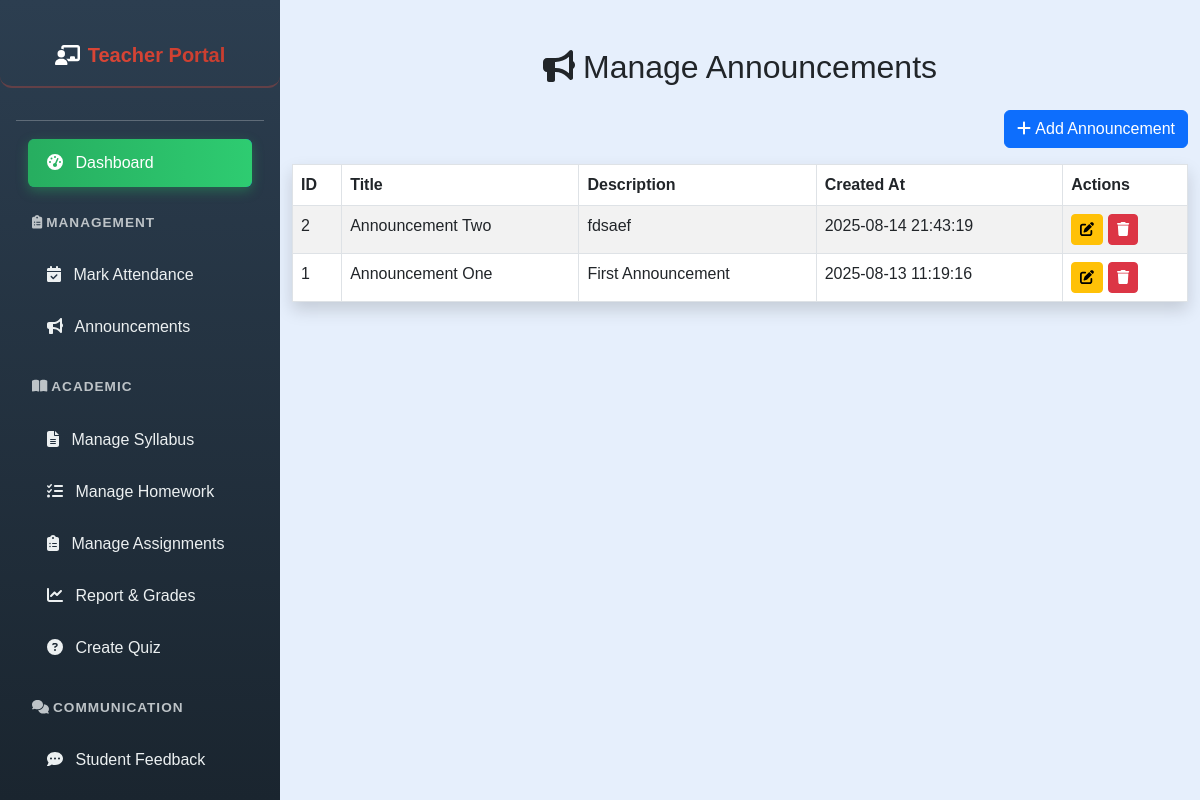
The app's page /teacher/announcements.php (signed in) with its own data.
### tables this page shows
CREATE TABLE `announcements` (
  `announcement_id` int(11) NOT NULL,
  `title` varchar(255) NOT NULL,
  `description` text NOT NULL,
  `created_at` datetime DEFAULT current_timestamp()
);

### teacher/announcements.php (the view, shortened to what this page needs)
<?php
include('../config.php');
$result = $conn->query("SELECT * FROM announcements ORDER BY created_at DESC");
$announcements = $result->fetch_all(MYSQLI_ASSOC);
?>
<!DOCTYPE html>
<html lang="en">
<head>
    <link href="https://cdn.jsdelivr.net/npm/bootstrap@5.3.0/dist/css/bootstrap.min.css" rel="stylesheet" />
</head>
<body style="margin-left:280px; background-color:#e6effc;">
<?php include('teacher_sidebar.php'); ?>
<div class="container mt-5">
    <h2 class="mb-4 text-center"><i class="fas fa-bullhorn me-2"></i>Manage Announcements</h2>
    <div class="mb-3 text-end">
        <button class="btn btn-primary" onclick="openModal()"><i class="fas fa-plus me-1"></i>Add Announcement</button>
    </div>
    <table class="table table-bordered table-striped bg-white shadow">
        <thead>
            <tr>
                <th>ID</th>
                <th>Title</th>
                <th>Description</th>
                <th>Created At</th>
                <th>Actions</th>
            </tr>
        </thead>
        <tbody>
            <?php foreach ($announcements as $a): ?>
                <tr>
                    <td><?= $a['announcement_id'] ?></td>
                    <td><?= htmlspecialchars($a['title']) ?></td>
                    <td><?= htmlspecialchars($a['description']) ?></td>
                    <td><?= $a['created_at'] ?></td>
                    <td>
                        <button class="btn btn-sm btn-warning" onclick="openModal(<?= $a['announcement_id'] ?>, '<?= htmlspecialchars($a['title'], ENT_QUOTES) ?>', '<?= htmlspecialchars($a['description'], ENT_QUOTES) ?>')"><i class="fas fa-edit"></i></button>
                        <a href="?delete=<?= $a['announcement_id'] ?>" class="btn btn-sm btn-danger" onclick="return confirm('Delete this announcement?')"><i class="fas fa-trash"></i></a>
                    </td>
                </tr>
            <?php endforeach; ?>
        </tbody>
    </table>
</div>
</body>
</html>

### teacher/teacher_sidebar.php (style rules this page uses)
body { font-family: Arial, sans-serif; background-color: #e6effc; margin-left: 280px; overflow-x: hidden; }

### records on screen
announcements: announcement_id "2", title "Announcement Two", description "fdsaef", created_at "2025-08-14 21:43:19"
announcements: announcement_id "1", title "Announcement One", description "First Announcement", created_at "2025-08-13 11:19:16"
